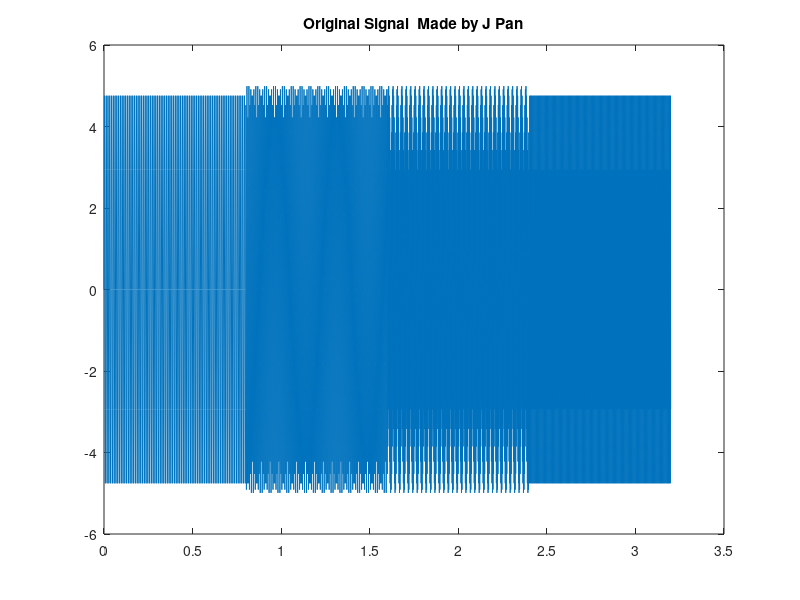

MATLAB code for this plot: (Note: this script raises an error after producing the figure.)
clc; clear all; close all;
%%%%%%%%%%%%%%%%%%%%%%%%%%%%%%%%%%%%
Fs = 1000;       %Sampling frequency
T = 1/Fs;        %Sample time
L = 800;         %Length of signal
t = (0:L-1)*T;

s1 = 5*sin(2*pi*100*t);
s2 = 5*sin(2*pi*180*t);
s3 = 5*sin(2*pi*320*t);
s4 = 5*sin(2*pi*400*t);

signal = [s1 s2 s3 s4];
tp = (0:4*L-1)*T;
figure('color','w');
plot(tp,signal);
title('Original Signal  Made by J Pan');

[S F T P] = spectrogram(signal,128,120,1024,1000);
surf(T,F,abs(S));
shading flat;view(-67,70);
xlim([0 max(tp)]);
xl=xlabel('  Time');
yl=ylabel('Frequency');
zlabel('Amplitude');
set(xl,'Rotation',70);% 
set(yl,'Rotation',-10);%
title('Made by J Pan');